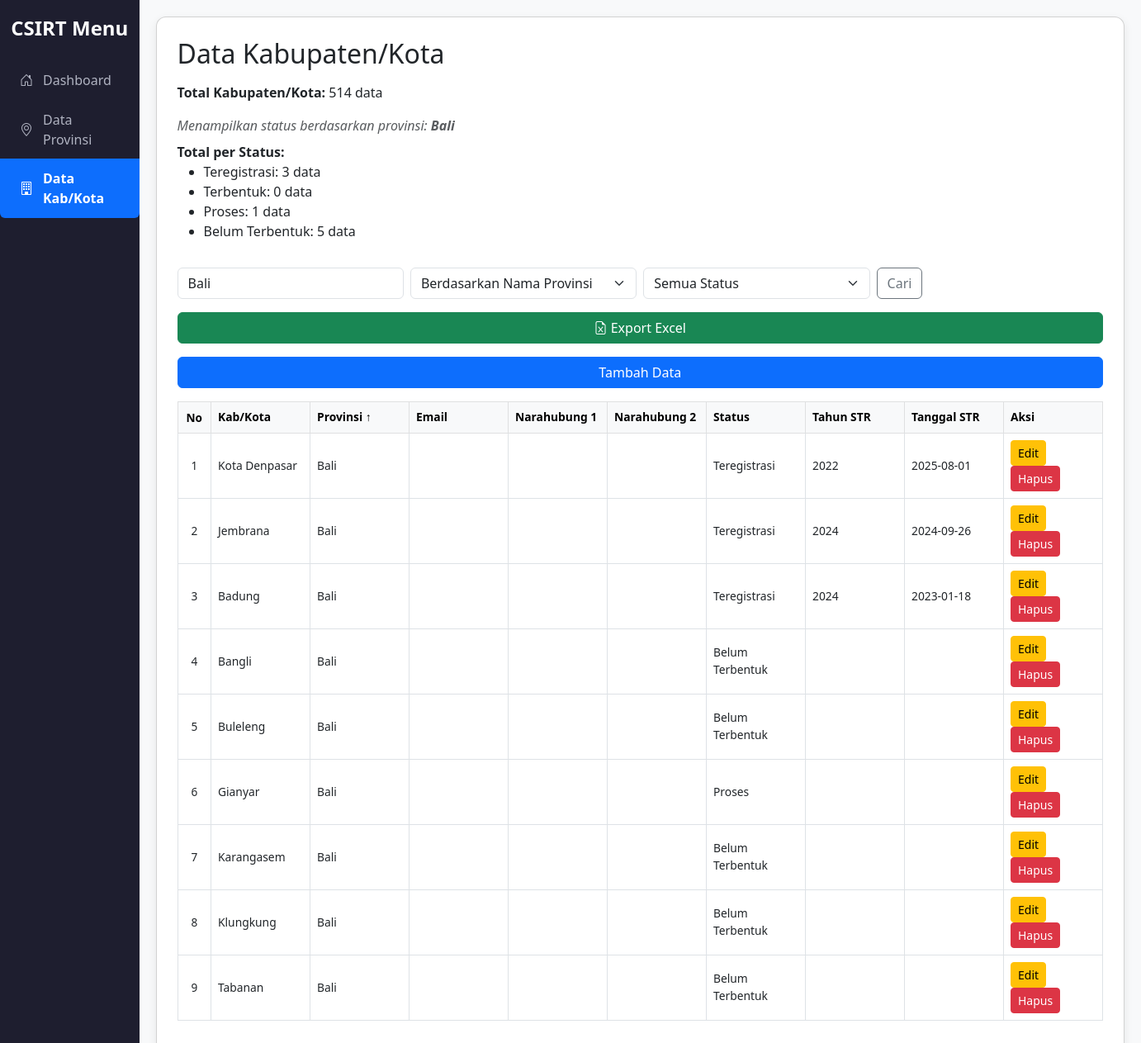
/kabkot.php?search=Bali&search_by=provinsi, run on the app's committed database.
### tables this page shows
CREATE TABLE `kabkot` (
  `id` int NOT NULL AUTO_INCREMENT,
  `nama` varchar(100) NOT NULL,
  `email` varchar(100) DEFAULT NULL,
  `narahubung1` varchar(100) DEFAULT NULL,
  `narahubung2` varchar(100) DEFAULT NULL,
  `status` varchar(100) DEFAULT NULL,
  `tahunSTR` year DEFAULT NULL,
  `tanggalSTR` date DEFAULT NULL,
  `id_provinsi` int DEFAULT NULL,
  PRIMARY KEY (`id`),
  KEY `id_provinsi` (`id_provinsi`),
  CONSTRAINT `kabkot_ibfk_1` FOREIGN KEY (`id_provinsi`) REFERENCES `provinsi` (`id`)
);

CREATE TABLE `provinsi` (
  `id` int NOT NULL AUTO_INCREMENT,
  `nama` varchar(100) NOT NULL,
  `email` varchar(100) DEFAULT NULL,
  `narahubung1` varchar(100) DEFAULT NULL,
  `narahubung2` varchar(100) DEFAULT NULL,
  `tahunSTR` int DEFAULT NULL,
  `tanggalSTR` date DEFAULT NULL,
  `status` varchar(255) DEFAULT NULL,
  PRIMARY KEY (`id`),
  UNIQUE KEY `nama` (`nama`)
);

### kabkot.php (the view, shortened to what this page needs)
<?php include 'conn.php'; ?>
<!DOCTYPE html>
<html>
<head>
    <link href="https://cdn.jsdelivr.net/npm/bootstrap@5.3.0/dist/css/bootstrap.min.css" rel="stylesheet">
    <link href="https://cdn.jsdelivr.net/npm/bootstrap-icons@1.10.5/font/bootstrap-icons.css" rel="stylesheet">
</head>
<body>
<div class="sidebar">
    <h4 class="text-center mb-4">CSIRT Menu</h4>
    <div class="list-group">
        <a href="index.php" class="list-group-item <?= basename($_SERVER['PHP_SELF']) == 'index.php' ? 'active' : '' ?>">
            <i class="bi bi-house-door"></i> Dashboard
        </a>
        <a href="provinsi.php" class="list-group-item <?= basename($_SERVER['PHP_SELF']) == 'provinsi.php' ? 'active' : '' ?>">
            <i class="bi bi-geo-alt"></i> Data Provinsi
        </a>
        <a href="kabkot.php" class="list-group-item <?= basename($_SERVER['PHP_SELF']) == 'kabkot.php' ? 'active' : '' ?>">
            <i class="bi bi-building"></i> Data Kab/Kota
        </a>
    </div>
</div>
<div class="content">
    <div class="card">
        <h2 class="mb-3">Data Kabupaten/Kota</h2>
        <?php
        $total_result = $conn->query("SELECT COUNT(*) AS total FROM kabkot");
        $total_row = $total_result->fetch_assoc();
        echo "<p><strong>Total Kabupaten/Kota:</strong> {$total_row['total']} data</p>";
        ?>
        <?php
        $search = trim($_GET['search'] ?? '');
        $search_by = $_GET['search_by'] ?? 'nama';
        $filter_status = $_GET['filter_status'] ?? '';
        $where_conditions = [];
        if ($search !== '') {
            if ($search_by === 'provinsi') {
                $search_safe = $conn->real_escape_string($search);
                $where_conditions[] = "provinsi.nama = '$search_safe'";
            } else {
                $search_safe = $conn->real_escape_string($search);
                $where_conditions[] = "kabkot.nama LIKE '%$search_safe%'";
            }
        }
        $where_clause = count($where_conditions) > 0 ? "WHERE " . implode(" AND ", $where_conditions) : "";
        $status_list = ['Teregistrasi', 'Terbentuk', 'Proses'];
        $counts = [];
        foreach ($status_list as $s) {
            $status_condition = "kabkot.status = '$s'";
            $sql_count = "SELECT COUNT(*) as total FROM kabkot
                          JOIN provinsi ON kabkot.id_provinsi = provinsi.id
                          $where_clause " . ($where_clause ? "AND $status_condition" : "WHERE $status_condition");
            $res = $conn->query($sql_count);
            $row = $res->fetch_assoc();
            $counts[$s] = $row['total'];
        }
        $null_condition = "(kabkot.status IS NULL OR kabkot.status = '' OR kabkot.status = '-')";
        $sql_null = "SELECT COUNT(*) as total FROM kabkot
                     JOIN provinsi ON kabkot.id_provinsi = provinsi.id
                     $where_clause " . ($where_clause ? "AND $null_condition" : "WHERE $null_condition");
        $res = $conn->query($sql_null);
        $row = $res->fetch_assoc();
        $counts['Belum Terbentuk'] = $row['total'];
        ?>
        <?php if ($search && $search_by === 'provinsi'): ?>
            <div class="mb-2 text-muted">
                <em>Menampilkan status berdasarkan provinsi: <strong><?= htmlspecialchars($search) ?></strong></em>
            </div>
        <?php endif; ?>
        <div class="mb-3">
            <strong>Total per Status:</strong>
            <ul>
                <li>Teregistrasi: <?= $counts['Teregistrasi'] ?> data</li>
                <li>Terbentuk: <?= $counts['Terbentuk'] ?> data</li>
                <li>Proses: <?= $counts['Proses'] ?> data</li>
                <li>Belum Terbentuk: <?= $counts['Belum Terbentuk'] ?> data</li>
            </ul>
        </div>
        <form class="mb-3" method="get">
            <div class="row g-2 align-items-center">
                <div class="col-md-3">
                    <input type="text" name="search" class="form-control" placeholder="Cari data..." value="<?= htmlspecialchars($search) ?>">
                </div>
                <div class="col-md-3">
                    <select name="search_by" class="form-select">
                        <option value="provinsi" <?= $search_by === 'provinsi' ? 'selected' : '' ?>>Berdasarkan Nama Provinsi</option>
                    </select>
                </div>
                <div class="col-md-3">
                    <select name="filter_status" class="form-select">
                        <option value="">Semua Status</option>
                    </select>
                </div>
                <div class="col-md-auto">
                    <button class="btn btn-outline-secondary" type="submit">Cari</button>
                </div>
            </div>
        </form>
        <a href="kabkot_export_csv.php?search=<?= urlencode($search) ?>&search_by=<?= $search_by ?>&filter_status=<?= urlencode($filter_status) ?>" class="btn btn-success mb-3"><i class="bi bi-file-earmark-excel"></i> Export Excel</a>
        <a href="kabkot_tambah.php" class="btn btn-primary mb-3">Tambah Data</a>
        <?php
        $allowed_columns = ['nama', 'provinsi_nama', 'email', 'narahubung1', 'narahubung2', 'status', 'tahunSTR', 'tanggalSTR'];
        $sort = in_array($_GET['sort'] ?? '', $allowed_columns) ? $_GET['sort'] : 'provinsi_nama';
        $order = ($_GET['order'] ?? 'asc') === 'desc' ? 'desc' : 'asc';
        $new_order = $order === 'asc' ? 'desc' : 'asc';
        function sort_arrow($column, $current, $order) {
            if ($column !== $current) return '';
            return $order === 'asc' ? ' ↑' : ' ↓';
        }
        $per_page = 30;
        $page = isset($_GET['page']) ? max(1, (int)$_GET['page']) : 1;
        $offset = ($page - 1) * $per_page;
        $sql = "SELECT kabkot.*, provinsi.nama AS provinsi_nama
                FROM kabkot
                JOIN provinsi ON kabkot.id_provinsi = provinsi.id
                $where_clause
                ORDER BY $sort $order
                LIMIT $per_page OFFSET $offset";
        $result = $conn->query($sql);
        ?>
        <div class="table-responsive">
            <table class="table table-bordered align-middle">
                <thead class="table-light">
                    <tr>
                        <th class="no-col">No</th>
                        <?php
                        $headers = [
                            'nama' => 'Kab/Kota',
                            'provinsi_nama' => 'Provinsi',
                            'email' => 'Email',
                            'narahubung1' => 'Narahubung 1',
                            'narahubung2' => 'Narahubung 2',
                            'status' => 'Status',
                            'tahunSTR' => 'Tahun STR',
                            'tanggalSTR' => 'Tanggal STR',
                        ];
                        foreach ($headers as $key => $label) {
                            echo "<th><a href='?page=$page&sort=$key&order=" . ($sort === $key ? $new_order : 'asc') . "&search=" . urlencode($search) . "&search_by=$search_by'>$label" . sort_arrow($key, $sort, $order) . "</a></th>";
                        }
                        ?>
                        <th>Aksi</th>
                    </tr>
                </thead>
                <tbody>
                <?php
                $no = $offset + 1;
                while ($row = $result->fetch_assoc()) {
                    $status_display = trim($row['status']) ?: 'Belum Terbentuk';
                    $tanggalSTR = $row['tanggalSTR'];
                    $tanggalSTR_class = '';
                    echo "<tr>
                        <td class='no-col'>{$no}</td>
                        <td>{$row['nama']}</td>
                        <td>{$row['provinsi_nama']}</td>
                        <td>{$row['email']}</td>
                        <td>{$row['narahubung1']}</td>
                        <td>{$row['narahubung2']}</td>
                        <td>{$status_display}</td>
                        <td>{$row['tahunSTR']}</td>
                        <td class='{$tanggalSTR_class}'>" . htmlspecialchars($tanggalSTR) . "</td>
                        <td>
                            <a href='kabkot_edit.php?id={$row['id']}' class='btn btn-sm btn-warning'>Edit</a>
                            <a href='kabkot_hapus.php?id={$row['id']}' class='btn btn-sm btn-danger' onclick='return confirm(\"Yakin hapus?\")'>Hapus</a>
                        </td>
                    </tr>";
                    $no++;
                }
                ?>
                </tbody>
            </table>
        </div>
    </div>
</div>
</body>
</html>

### kabkot.php (style rules this page uses)
body { display: flex; min-height: 100vh; background-color: #f8f9fa; font-family: 'Segoe UI', sans-serif; }
.sidebar { width: 240px; background-color: #1e1e2f; color: #ffffff; display: flex; flex-direction: column; padding: 20px 0; }
.sidebar h4 { color: #ffffff; font-weight: bold; }
.sidebar .list-group { width: 100%; }
.sidebar .list-group-item { background: none; border: none; color: #b0b3c1; font-size: 16px; padding: 12px 24px; display: flex; align-items: center; gap: 12px; transition: background 0.2s ease; }
.sidebar .list-group-item.active { background-color: #0d6efd; color: #ffffff; font-weight: bold; }
.content { flex-grow: 1; padding: 20px; }
.card { border-radius: 12px; box-shadow: 0 4px 12px rgba(0, 0, 0, 0.08); padding: 25px; background-color: #ffffff; }
th a { color: inherit; text-decoration: none; }
.table thead { background-color: #f1f1f1; }
.table td, .table th { max-width: 180px; min-width: 120px; overflow-wrap: break-word; word-break: break-word; white-space: normal; vertical-align: middle; font-size: clamp(0.7rem, 1vw, 0.95rem); }
.table td.no-col, .table th.no-col { width: 1%; white-space: nowrap; min-width: unset; max-width: unset; text-align: center; font-size: 0.85rem; padding: 6px 10px; }

### data on the page
kabkot: nama "Kota Denpasar", id_provinsi.nama "Bali", status "Teregistrasi", tahunSTR "2022", tanggalSTR "2025-08-01"
kabkot: nama "Jembrana", id_provinsi.nama "Bali", status "Teregistrasi", tahunSTR "2024", tanggalSTR "2024-09-26"
kabkot: nama "Badung", id_provinsi.nama "Bali", status "Teregistrasi", tahunSTR "2024", tanggalSTR "2023-01-18"
kabkot: nama "Bangli", id_provinsi.nama "Bali", status "Belum Terbentuk"
kabkot: nama "Buleleng", id_provinsi.nama "Bali", status "Belum Terbentuk"
kabkot: nama "Gianyar", id_provinsi.nama "Bali", status "Proses"
kabkot: nama "Karangasem", id_provinsi.nama "Bali", status "Belum Terbentuk"
kabkot: nama "Klungkung", id_provinsi.nama "Bali", status "Belum Terbentuk"
kabkot: nama "Tabanan", id_provinsi.nama "Bali", status "Belum Terbentuk"

### other printed values
$total_row['total'] "514"
$search "Bali"
$counts['Teregistrasi'] "3"
$counts['Terbentuk'] "0"
$counts['Proses'] "1"
$counts['Belum Terbentuk'] "5"
$label "Kab/Kota"
$label "Provinsi"
sort_arrow($key, $sort, $order) "↑"
$label "Email"
$label "Narahubung 1"
$label "Narahubung 2"
$label "Status"
$label "Tahun STR"
$label "Tanggal STR"
